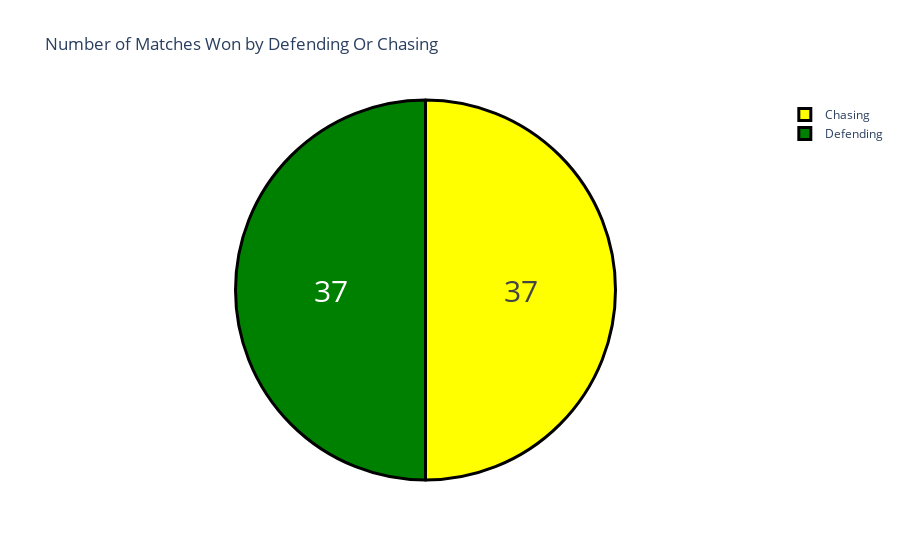

The notebook cell saved with this chart:
### Markdown cell above
# Number of Matches Won by Defending or Chasing

### Code cell
data["WonBy"] = data["WonBy"].map({"Wickets": "Chasing", 
                                     "Runs": "Defending"})
won_by = data["WonBy"].value_counts()
label = won_by.index
counts = won_by.values
colors = ['yellow','green']

fig = go.Figure(data=[go.Pie(labels=label, values=counts)])
fig.update_layout(title_text='Number of Matches Won by Defending Or Chasing')
fig.update_traces(hoverinfo='label+percent', textinfo='value', 
                  textfont_size=30,
                  marker=dict(colors=colors, 
                              line=dict(color='black', width=3)))
fig.show()

### Figure 1 — Plotly figure (JSON) as saved in the notebook; plotly's stock layout.template omitted (floating-point values rounded to 4 significant figures)
{"data": [{"hoverinfo": "label+percent", "labels": ["Chasing", "Defending"], "marker": {"colors": ["yellow", "green"], "line": {"color": "black", "width": 3}}, "textfont": {"size": 30}, "textinfo": "value", "type": "pie", "values": [37, 37]}], "layout": {"title": {"text": "Number of Matches Won by Defending Or Chasing"}}}
